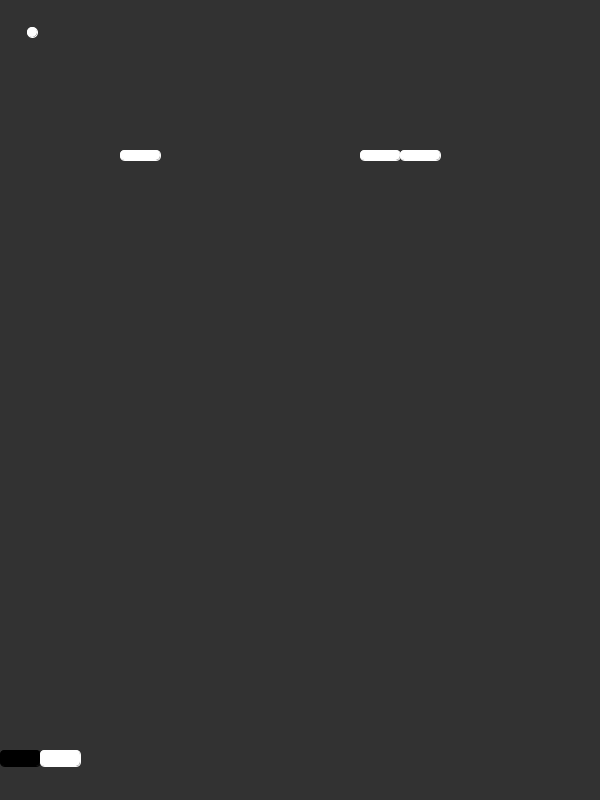
Frame 1 (no input)
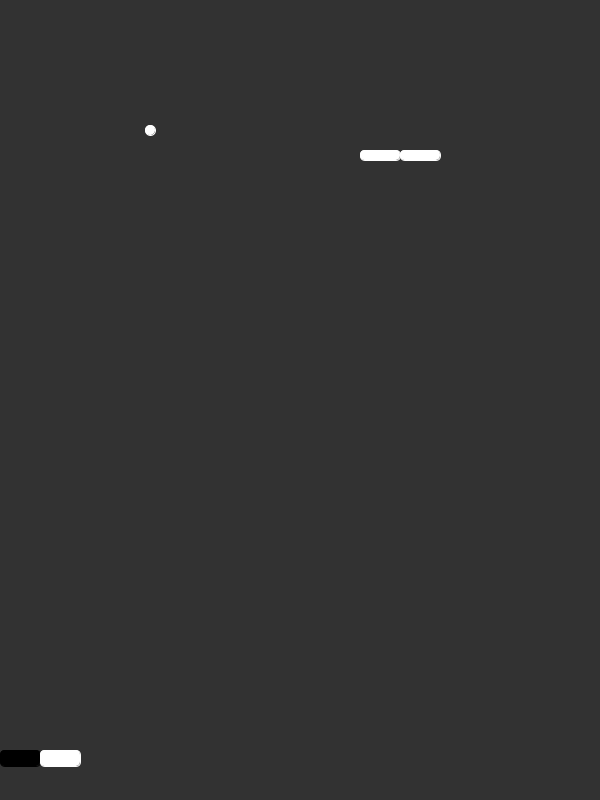
Frame 60 (the mouse pressed at the canvas centre just before this capture)
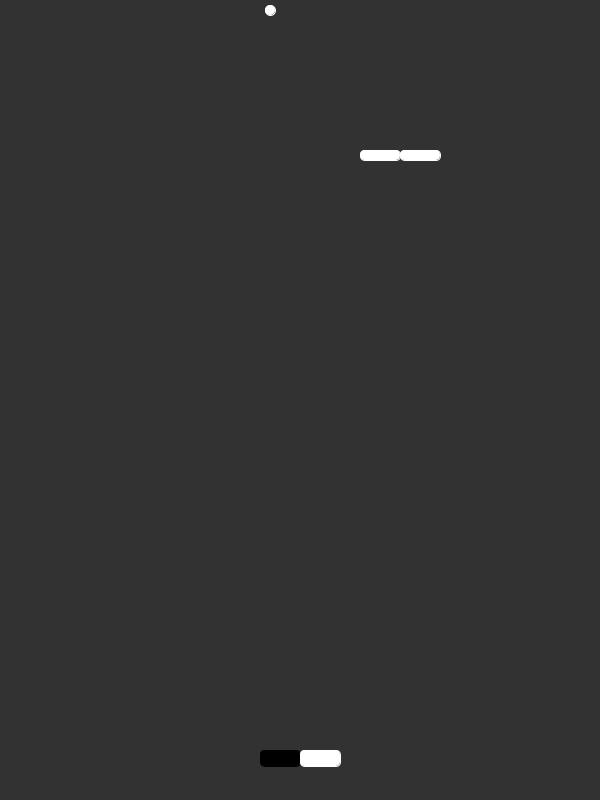
Frame 120 (the mouse held since frame 60 and released just before this capture)

The Processing sketch that drew these frames (run headless with seeded random() and noise(); from frame 60 on, the mouse is pressed at the canvas centre):

// Processing sketch: Blocks
// ── Blocks.pde
/*
 * This project aims to create a game whereby the user controls a block with their cursor
 * with the intention of bouncing a ball back across the screen. The user is aiming at
 * blocks, some of which can be broken, others cannot. The game ends when all blocks
 * are broken or if the ball exits at the base of the screen. Some block release power
 * ups or hindrances when broken
 */

Block test, test2, test3;
ArrayList<Block> breakingBlocks;
Ball testBall;
Paddle user1;
void settings()
{
  size(SCREEN_WIDTH, SCREEN_HEIGHT);
}

void setup()
{
  background(50, 50, 50);
  test = new Block(0, 170, 255);
  test2 = new Block(0, 370, 255);
  test3 = new Block(0, 255, 255);
  testBall = new Ball(30, 30, color(123, 214, 190), 255);
  user1 = new Paddle(0, 255);
  breakingBlocks = new ArrayList<Block>();
  for (int i = 0; i < 15; i++)
  {
    //Block block = new BreakingBlock(i * 40, 150, 255);
    //breakingBlocks.add(block);
  }
  breakingBlocks.add(new BreakingBlock(3 * 40, 150, 255));
  breakingBlocks.add(new BreakingBlock(9 * 40, 150, 255));
  breakingBlocks.add(new BreakingBlock(10 * 40, 150, 255));
}

void draw()
{
  background(50);
  testBall.move();
  user1.move();
  //test2.collide(testBall);
  //test3.collide(testBall);
  user1.collide(testBall);
  for (int i = breakingBlocks.size() - 1; i >= 0; i--)
  {
    Block block = breakingBlocks.get(i);
    if (block != null)
    {
      block.collide(testBall);
      block.draw();
    }
  }
  //test2.draw();
  //test3.draw();
  //test.draw();
  testBall.draw();
  user1.draw();
}

void reset()
{
}

// ── Ball.pde
/*
 * This class is used to control the behaviour of the ball tha the user plays the game
 * with. The ball uses normal Laws of Reflection (i = r) for its motion, meaning it
 * move off the wall at the same angle it hit it at. The aim is for this to enevtually
 * not be the case with the ball's interaction with the user's paddle (which may be in
 * motion). The ball's speed can be influenced be power ups.
 */

class Ball
{
  private int x, y, dy, dx;
  private final int RADIUS = 10;
  private color colour, colour1, colour2;
  private float speed;

  public Ball (int x, int y, color colour1, color colour2)
  {
    this.x = x;
    this.y = y;
    this.colour1 = colour1;
    this.colour2 = colour2;
    this.colour = (random(0, 1) < 0.5? colour1 : colour2);
    speed = 2;
    dx = 1;
    dy = 1;
  }

  public void draw()
  {
    stroke(colour);
    fill(colour);
    ellipse(x, y, RADIUS, RADIUS);
  }

  public void move()
  {
    x += dx * speed;
    y += dy * speed;
    this.wallCollide();
  }

  public void reverse(boolean x)
  {
    if (x)
    {
      dx *= -1;
    } else dy *= -1;
  }

  private void wallCollide()
  {
    if (x - RADIUS <= 0 || x + RADIUS > SCREEN_WIDTH)
    {
      dx *= -1;
    }
    if (y - RADIUS <= 0)
    {
      dy *= -1;
    } else if (y + RADIUS > SCREEN_HEIGHT)
    {
      reset();
    }
  }
  
  /*
   * Method used once a collision between the paddle and the ball takes place
   * The method takes in a boolean parameter to determine if the ball struck the paddle
   * on the left or right hand side, determining which colour the ball changes to
   */
  
  public void paddleCollide(boolean left)
  {
    this.colour = left? colour1 : colour2;
    this.reverse(false);
  }

  public int x()
  {
    return x;
  }

  public int y()
  {
    return y;
  }

  public int radius()
  {
    return RADIUS;
  }

  public color colour()  // returns the current colour being displayed
  {
    return colour;
  }

  public color colour1()
  {
    return colour1;
  }

  public color colour2()
  {
    return colour2();
  }

  public int dy()
  {
    return dy;
  }

  public int dx()
  {
    return dx;
  }
}

// ── Block.pde
/*
 * This Object is any block that can be placed on the screen. All blocks have the same
 * size (length and height) and so constants are maintaned in this class body.
 * This class has subclasses which define more specific blocks that carry out specific
 * behaviours. This class contains a draw() and collide(Ball ball) method as these are
 * behaviours that all blocks have. The block are formed by rectangles with slightly
 * chamfered edges.
 */

class Block
{
  private final int LENGTH = 40;
  private final int HEIGHT = LENGTH/4;
  private final int RADIUS_CURVATURE = HEIGHT/2;
  private int x, y;
  private color colour;

  public Block (int x, int y, color colour)
  {
    this.x = x;
    this.y = y;
    this.colour = colour;
  }

  public void draw()
  {
    stroke(colour);
    fill(colour);
    rect(x, y, LENGTH, HEIGHT, RADIUS_CURVATURE);
  }

  public boolean collide(Ball ball)
  {
    if (ball != null)
    {
      int ballX = ball.x();
      int ballY = ball.y();
      int radius = ball.radius();
      if (ballX /*+ radius*/ >= this.x() && ballX /*- radius*/ < this.x() + this.length())
      {
        //println("Successful on x");
        if (ballY + radius >= this.y() && ballY - radius < this.y() + this.height())
        {
          //println("Successful on y");
          executeCollision(ball, false);
          return true;
        }
      }
    }
    return false;
  }

  protected void executeCollision(Ball ball, boolean x)
  {
    if (ball != null)
    {
      ball.reverse(x);
    }
  }

  protected void die()
  {
  }

  public int length()
  {
    return LENGTH;
  }

  public int height()
  {
    return HEIGHT;
  }

  public int radiusCurvature()
  {
    return RADIUS_CURVATURE;
  }

  public int x()
  {
    return x;
  }

  public int y()
  {
    return y;
  }

  public color colour()
  {
    return colour;
  }

  public void x(int x)
  {
    this.x = x;
  }
}

// ── Breaking_Block.pde
/*
 * This class is a sub class of Block and is a type of block that can be broken
 * by the ball. This block is in one of two colours. When struck by a ball of the same
 * colour as the block, the block breaks instantly. When struck by a ball of another
 * colour, the block cracks up to a total of three times before finally breaking.
 */

public class BreakingBlock extends Block
{
  int stage;  // refers to the stage of damage the block has taken (0 == normal, 3 == dead)

  BreakingBlock(int x, int y, color colour)
  {
    super(x, y, colour);
    stage = 0;
  }

  protected void executeCollision(Ball ball, boolean x)
  {
    if (ball != null)
    {
      super.executeCollision(ball, x);
      if (ball.colour() == this.colour())
      {
        this.die();
      } else
      {
        this.crack();
      }
    }
  }

  private void crack()
  {
    if (stage < 2)
    {
      stage++;
    } else this.die();
  }

  protected void die()
  {
    breakingBlocks.remove(this);
  }
}

// ── Constants.pde
public static final int SCREEN_WIDTH = 600;
public static final int SCREEN_HEIGHT = 800;

// ── Paddle.pde
/*
 * This class is used for the creation of an instance of Paddle - the paddle that
 * the user uses to control the ball. This paddle is in the shape of a chamfered
 * rectangle and has two colours - these colours determine the colour the ball changes
 * to when returned. The paddle is controlled by the user using their cursor and has
 * a fixed y value. The size is variable and can be adjusted by power ups.
 */

class Paddle
{
  int x, width, height;
  color leftColour, rightColour;
  private static final int Y = SCREEN_HEIGHT - 50;

  Paddle(color leftColour, color rightColour)
  {
    this.width = 80;
    this.x = int(random(0, SCREEN_WIDTH - this.width()));
    this.height = 16;
    this.leftColour = leftColour;
    this. rightColour = rightColour;
  }

  public void draw()
  {
    stroke(this.leftColour());
    fill(this.leftColour());
    rect(this.x(), this.y(), this.width()/2, this.height(), 5);
    stroke(this.rightColour());
    fill(this.rightColour());
    rect(this.x() + this.width()/2, this.y(), this.width()/2, this.height(), 5);
  }

  public void move()
  {
    if (mouseX >= this.width()/2)
    {
      if (mouseX < SCREEN_WIDTH - this.width()/2)
      {
        x = mouseX - this.width()/2;
      } else x = SCREEN_WIDTH - this.width();
    } else x = 0;
  }

  public boolean collide(Ball ball)
  {
    if (ball != null)
    {
      if (ball.x() + ball.radius() >= this.x() && ball.x() - ball.radius() < this.x()
        + this.width())
      {
        if (ball.y() + ball.radius() >= this.y())
        {
          ball.paddleCollide(ball.x() < this.x() + this.width()/2);
        }
      }
    }
    return false;
  }

  public int x()
  {
    return x;
  }

  public int y()
  {
    return Y;
  }

  public int width()
  {
    return width;
  }

  public int height()
  {
    return height;
  }

  public color leftColour()
  {
    return leftColour;
  }

  public color rightColour()
  {
    return rightColour;
  }
}
